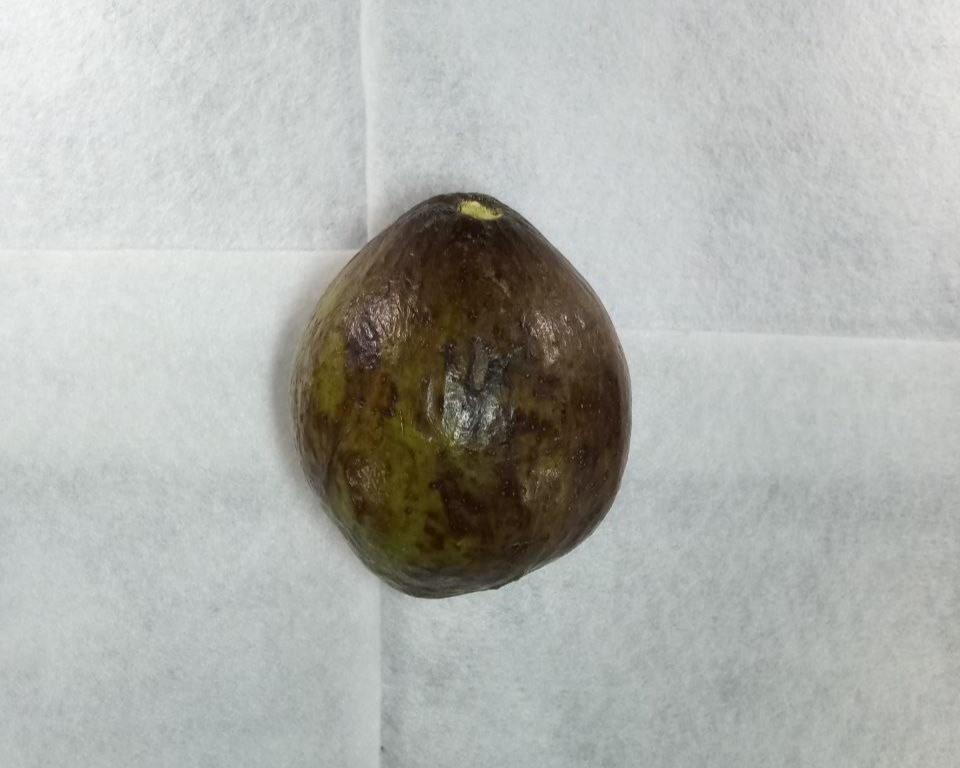
#> input picture dataset/HalfRipe/Alpukat_buah1 (1).jpg, 960 x 768 px, found by its file name
$ jupyter execute --allow-errors 'Week 1.ipynb'   (older library calls are emulated)
#> lines starting #> are read from the running program, lines starting #| are printed output that depends on the picture
# Gathering Dataset

## Dataset Overview:

This dataset contains a collection of avocado images categorized into three primary maturity levels:

1. RAW: Images of avocados in their raw, unripe condition.
2. Half-cooked: Images of avocados in a half-ripe, intermediate condition.
3. RIPE: Images of avocados in their fully ripe condition.

Each category's images are organized into corresponding folders named "RAW," "Half-cooked," and "RIPE." This structured organization facilitates efficient access and utilization for machine learning tasks.

Purpose:

The dataset is intended for training and testing Convolutional Neural Network (CNN) models, specifically leveraging the ResNet-50 architecture, to achieve automatic classification of avocado images based on their maturity level. The ultimate objective is to develop a model capable of accurately distinguishing between raw, half-ripe, and ripe avocados from images.

Dataset Source:

The dataset is publicly available and can be accessed via Kaggle: Classification Nutritional Levels in Avocados (https://www.kaggle.com/datasets/gery17/classification-nutritional-levels-in-avocados).

## Import Library

The libraries mentioned below are popular Python libraries commonly used for data processing and file management. They also play a crucial role in Convolutional Neural Network (CNN) algorithms.

`numpy` is a highly efficient library for mathematical and algebraic operations, helping us manipulate arrays and matrices often used in calculating parameters and gradients in CNNs.

`pandas` provides robust data structures like DataFrames, making it easier to manipulate, analyze, and clean data before using it in a CNN model.

`os is a standard module for interacting with the operating system, assisting in managing files and directories, such as accessing datasets and saving model training results.

These three libraries support various aspects of developing and implementing CNN algorithms, from data preparation to storing models and prediction results.

**`NOTE`**

The additional libraries that I will import will be adjusted according to the needs and steps that I will undertake.

[cell 1]
import numpy as np
import pandas as pd
import os

## Explanatory Data Analysis (Cleaning & Organizing Data)

### Load Data Image

This section demonstrates how to import the Python library PIL (Python Imaging Library) for image manipulation, and how to load and display images from a file. The loaded image is also shown as the final output.

[cell 2]
from PIL import Image
pth = 'dataset/'

# raw avocado
Raw_image_path = pth+'Raw/Alpukat_buah1 (1).jpg'
Raw_image = Image.open(Raw_image_path)
#> Raw_image is the input picture: PIL image 960x768 RGB; mean R, G, B 175.6, 177.7, 173.5
print("Image Dimensions: ", Raw_image.size)
#| Image Dimensions:  (960, 768)
Raw_image

[cell 3]
from PIL import Image
pth = 'dataset/'

# half-ripe
HalfRipe_image_path = pth+'HalfRipe/Alpukat_buah1 (1).jpg'
HalfRipe_image = Image.open(HalfRipe_image_path)
print("Image Dimensions: ", HalfRipe_image.size)
#| Image Dimensions:  (960, 768)
HalfRipe_image

[cell 4]
from PIL import Image
pth = 'dataset/'

# Ripe avocado
Ripe_image_path = pth+'Ripe/Alpukat_buah1 (1).jpg'
Ripe_image = Image.open(Ripe_image_path)
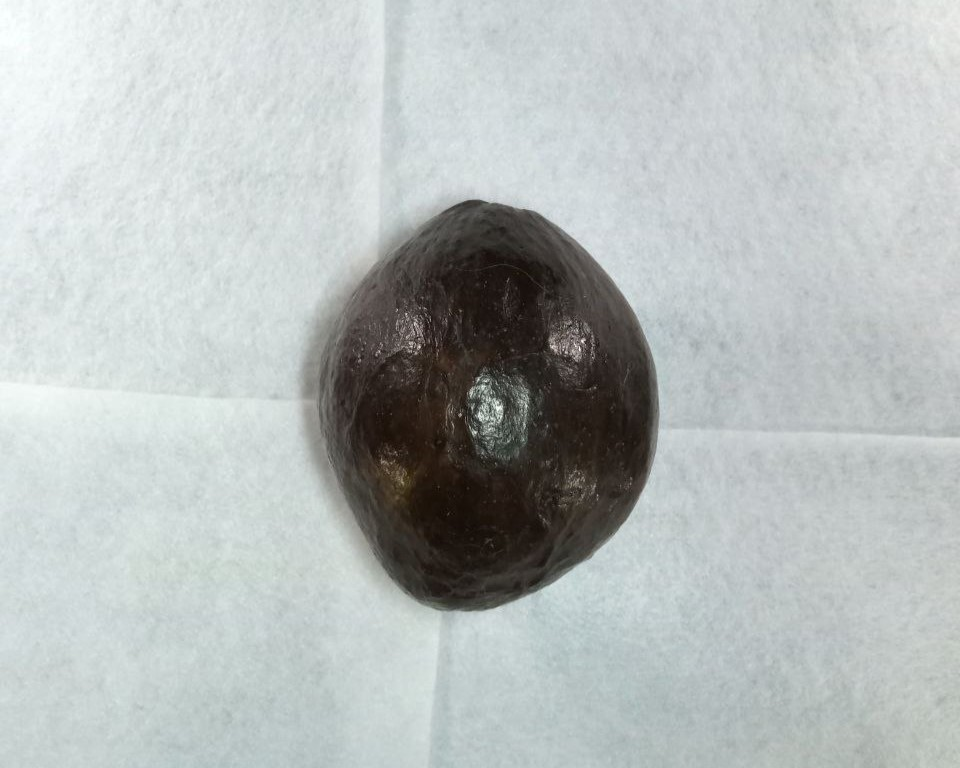
#> input picture dataset/Ripe/Alpukat_buah1 (1).jpg, 960 x 768 px
#> Ripe_image is the input picture: PIL image 960x768 RGB; mean R, G, B 182.3, 188, 187.3
print("Image Dimensions: ", Ripe_image.size)
#| Image Dimensions:  (960, 768)
Ripe_image

### Split Folder Data Test & Train

In this section I will divide the dataset into training data and test data with a specified ratio. First, the `shutil` and `random` modules are imported for file management and data randomization. Then, I specified the folder paths for the Raw, Half Ripe and Ripe data and, as well as the paths for the training and test data. The script then checks whether the training and test data folders already exist. Otherwise, the dataset will be split according to the ratio specified using the `split_dataset` function. The `split_dataset` function takes the source folder path, training folder path, test folder path and split ratio as parameters. In this function, the images in the source folder are shuffled, then moved to the training and testing folders according to the specified ratio. After the dataset splitting process is complete, a message will appear indicating that the dataset has been successfully divided. If the training and test data folders already exist, a message will indicate that the data splitting process will be skipped when the program is run again to avoid redundancy.

[cell 5]
import shutil
import random

# Define the paths for the data folders
raw_folder = 'dataset/Raw/'
halfripe_folder = 'dataset/HalfRipe/'
Ripe_folder = 'dataset/Ripe/'

# Define the paths for the train and test data folders
train_folder = 'dataset/train/'
test_folder = 'dataset/test/'

# Check if train and test folders already exist
train_exists = os.path.exists(train_folder)
test_exists = os.path.exists(test_folder)

# If train and test folders don't exist, split the dataset
#> (the rest of this cell did not finish here and is left out)


    # Split the half-ripe dataset
    split_dataset(halfripe_folder, train_folder + 'HalfRipe/', test_folder + 'HalfRipe/', split_ratio)

    # Split the ripe dataset
    split_dataset(Ripe_folder, train_folder + 'Ripe/', test_folder + 'Ripe/', split_ratio)

    print("Dataset successfully split into train and test data.")
else:
    print("Train and test data folders already exist. Skipping data splitting.")

### "Exploring Image Properties: Dimensions and Modes"

In this section, I'll be loading syntax aimed at exploring image properties, such as dimensions and modes, within a dataset. First, the directory paths for the training (train) and testing (test) data are set using the variable `pth`. Then, using the `os` and `Image` modules from the Pillow library, images within those folders are read. Each image is processed to extract its dimensions (length and width) and mode (e.g., RGB or grayscale), which are then stored in the unique sets `unique_dimensions` and `unique_modes`, respectively. Information about image mode and dimensions aids in further processing and adjustments during model development or dataset analysis.

This syntax aims to gather information about the dimensions and modes of images present in the training and testing datasets. Firstly, the directory paths for the training and testing datasets are retrieved from the variable `pth` and stored in `train_dir` and `test_dir`, respectively. The `itertools` module is utilized to merge the lists obtained from `os.listdir(train_dir)` and `os.listdir(test_dir)` so they can be iterated through simultaneously. Subsequently, an iteration is performed through all images within both directories. Each image is opened using `Image.open()` from the `PIL` module, and its dimensions are added to the `unique_dimensions` set, while its mode is added to the `unique_modes` set. Once the iteration is completed, the number of unique modes and unique dimensions in the dataset are printed.

[cell 6]
train_dir = pth+"train"
test_dir = pth+"test"

### check and clean images

This function reads each file in the given folder, checks if it's an image, converts images that are not in RGB mode to RGB mode, and removes corrupted or damaged images.

[cell 7]
# Function to check and clean images
def check_and_clean_images(folder_path):
    for filename in os.listdir(folder_path):
        file_path = os.path.join(folder_path, filename)
        try:
            with Image.open(file_path) as img:
                # Convert image to RGB if not already
                if img.mode != 'RGB':
                    img = img.convert('RGB')
                    img.save(file_path)
        except Exception as e:
            print(f"Removing corrupted image {filename}: {e}")
            os.remove(file_path)

# Clean images in the raw, halfripe, and ripe folders
#> (the rest of this cell did not finish here and is left out)

###  Further Cleaning

[cell 8]
# Further Cleaning: Ensuring consistency in image dimensions and modes
def resize_images(folder_path, target_size=(128, 128)):
    for root, dirs, files in os.walk(folder_path):
        for file in files:
            file_path = os.path.join(root, file)
            try:
                with Image.open(file_path) as img:
                    img = img.resize(target_size, Image.ANTIALIAS)
                    img.save(file_path)
            except Exception as e:
                print(f"Error resizing image {file_path}: {e}")

resize_images(pth + 'train/raw/')
resize_images(pth + 'train/halfripe/')
#> call 2 of resize_images, with folder_path = 'dataset/train/halfripe/', target_size = (128, 128)
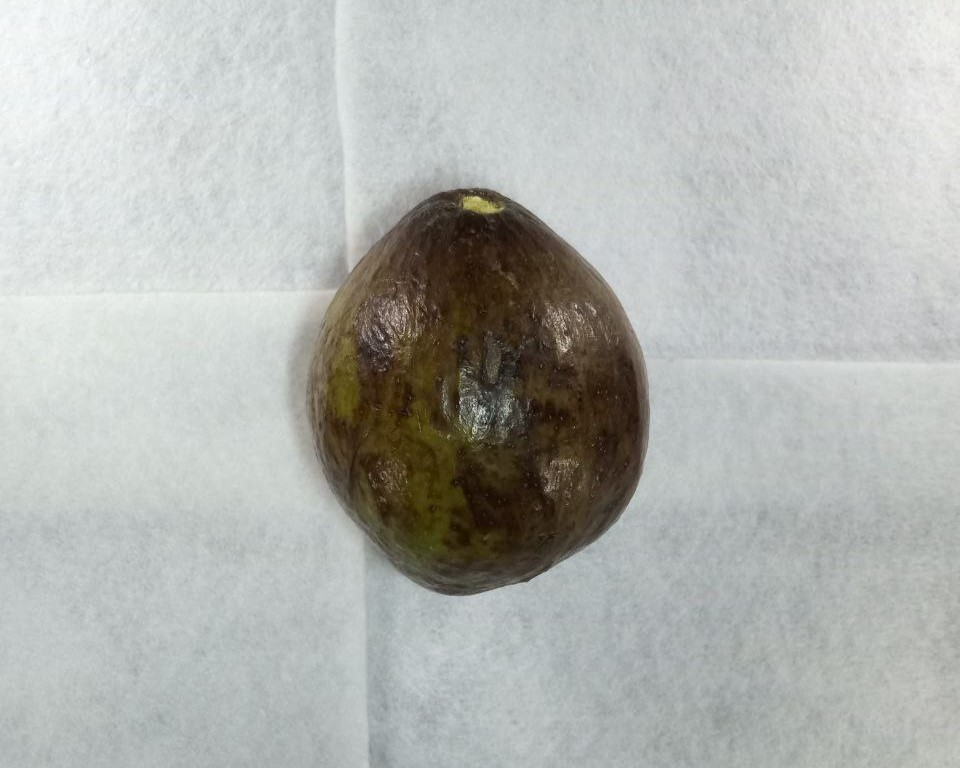
#> input picture dataset/HalfRipe/Alpukat_buah1 (6).jpg, 960 x 768 px
#> in resize_images, img is the input picture: PIL image 960x768 RGB; mean R, G, B 178.2, 180.5, 177
#> in resize_images (call 2), `img = img.resize(target_size, Image.ANTIALIAS)`:
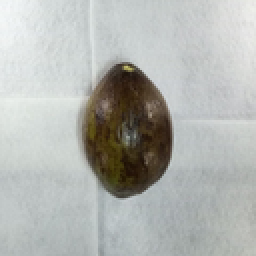
#> img: PIL image 128x128 RGB (shown 2 times larger); mean R, G, B 178.2, 180.5, 177
resize_images(pth + 'train/ripe/')
#> call 3 of resize_images, with folder_path = 'dataset/train/ripe/', target_size = (128, 128)
#> in resize_images (call 3), `img = img.resize(target_size, Image.ANTIALIAS)`:
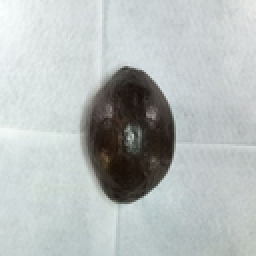
#> img: PIL image 128x128 RGB (shown 2 times larger); mean R, G, B 182.3, 188, 187.3
resize_images(pth + 'test/raw/')
resize_images(pth + 'test/halfripe/')
resize_images(pth + 'test/ripe/')
